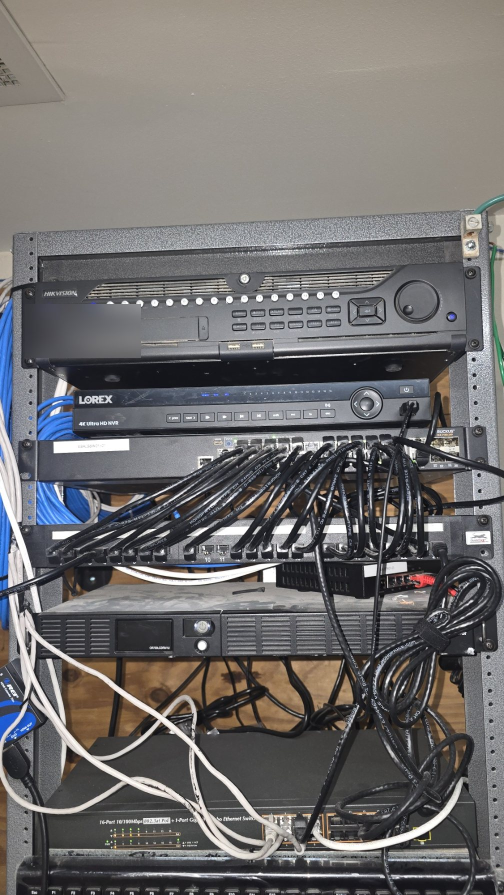
#> input picture _batch2_review/extracted/assets/images/work/nova-titan-commercial-nvr-poe-switch-rack-hikvision-lorex-west-texas-01.jpg, 1008 x 1790 px, found by its file name (shown at 1/2 size); its folder holds 4 pictures in this run
$ python redact3.py
#> lines starting #> are read from the running program, lines starting #| are printed output that depends on the picture
"""
Final precision pass — always re-read from ORIGINAL and apply ALL boxes at once.
Using verified position intel from the AI visual audit:
- NVR: ESALSBW01-01 is on LEFT side of Ruckus switch bezel (lower-center of image)
- FortiGate/Cisco: sticker is ON the white FortiGate unit body (middle of image)
- Cradlepoint x2: LUBWBB1 yellow sticker on TOP of black Cradlepoint unit
- Audio rack: ROWNW-USA on top of black fanless PC unit; paper on server below
"""
from PIL import Image, ImageDraw
import os

SRC = "/home/user/webapp/_batch2_review/extracted/assets/images/work"
OUT = "/home/user/webapp/_batch2_review/redacted"
os.makedirs(OUT, exist_ok=True)

REDACTIONS = {

    # NVR rack (1008x1790)
    # ESALSBW01-01 on LEFT side of Ruckus bezel, Ruckus is ~60-65% down the image
    # CyberPower / TRENDnet below that
    # Cover the Ruckus row AND the full lower quarter to catch anything below
    "nova-titan-commercial-nvr-poe-switch-rack-hikvision-lorex-west-texas-01": [
        (0,    0,  500,  200),   # Existing top-left faceplate mask (keep)
        (0,  850, 1008, 1100),   # Ruckus switch row — ESALSBW01-01 lives here
        (0, 1100, 1008, 1400),   # Lower bracket/cable area below Ruckus
    ],

    # FortiGate/Cisco rack (1600x2133)
    # Sticker on FortiGate body — FortiGate appears at ~30-55% height
    # Cover middle band + keep top-of-rack strip
    "nova-titan-fortinet-firewall-cisco-router-commercial-rack-01": [
        (0,    0, 1600,  200),   # Top of rack label strip
        (0,  400, 1600,  900),   # FortiGate device body where sticker sits
        (0,  900, 1200, 1100),   # Cisco 2800 row below
    ],

    # Dual Fortinet/Cradlepoint angle 1 (1386x1847)
    # Cradlepoint is the black unit BELOW the two white FortiGate units
    # Yellow LUBWBB1 sticker on TOP of Cradlepoint body
    # FortiGates appear to take up top ~50%, Cradlepoint in 50-75% range
    "nova-titan-dual-fortinet-firewalls-cradlepoint-wan-failover-01": [
        (0,    0, 1386,  200),   # Top rack label strip
        (0,  800, 1386, 1100),   # Cradlepoint unit area
        (0, 1100, 1386, 1300),   # Below Cradlepoint for any overflow
    ],

    # Cradlepoint angle 2 (1600x1200) — landscape
    # Cradlepoint is lower portion, LUBWBB1 label on top surface
    "nova-titan-cradlepoint-fortinet-wan-failover-rack-west-texas-01": [
        (0,    0,  700,  150),   # Top-left rack label
        (0,  550, 1600,  850),   # Cradlepoint unit — covers full width at mid-lower
        (0,  850, 1600, 1050),   # Below Cradlepoint
    ],

    # Audio/AV rack (1516x2021)
    # ROWNW-USA label on fanless PC at top; paper with "Confirmation Scripts" on server below
    # PC unit appears to be in upper portion ~0-25%
    # Server/paper appears in lower area
    "nova-titan-audio-network-rack-fortinet-fortiswitch-crown-amp-01": [
        (0,    0, 1516,  350),   # Full-width top — covers fanless PC and ROWNW-USA
        (0,  350,  900,  600),   # Left side of mid-section for any label overflow
        (0, 1100, 1516, 1500),   # Lower server area with paper/sticky note
        (0, 1500, 1516, 2021),   # Bottom strip
    ],
}

def redact(name, boxes):
    # Always start from ORIGINAL source to avoid stale cache issues
    src_path = os.path.join(SRC, f"{name}.jpg")
    out_path = os.path.join(OUT, f"{name}.jpg")

    img = Image.open(src_path).convert("RGB")
#> img is the input picture: PIL image 1008x1790 RGB; mean R, G, B 111.6, 109.5, 109.3
    w, h = img.size
#> w = 1008; h = 1790
    print(f"\n{name}  ({w}x{h})")
#| nova-titan-commercial-nvr-poe-switch-rack-hikvision-lorex-west-texas-01  (1008x1790)

    draw = ImageDraw.Draw(img)
    for box in boxes:
        l, t, r, b = max(0, box[0]), max(0, box[1]), min(w, box[2]), min(h, box[3])
        draw.rectangle([l, t, r, b], fill=(12, 12, 12))
        print(f"  Box: ({l},{t})->({r},{b})  size:{r-l}x{b-t}")

    img.save(out_path, "JPEG", quality=88, optimize=True)
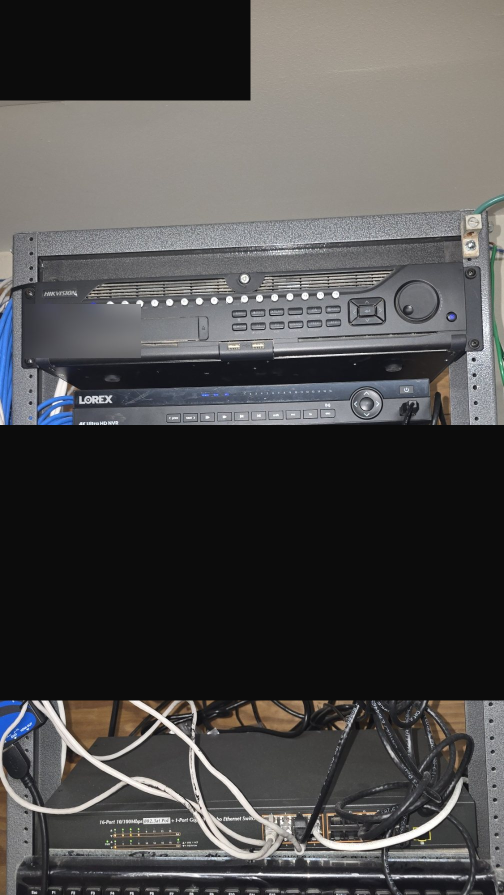
#> saved as nova-titan-commercial-nvr-poe-switch-rack-hikvision-lorex-west-texas-01.jpg: PIL image 1008x1790 RGB (shown at 1/2 size); mean R, G, B 76.9, 75.8, 75.3
    print(f"  -> {out_path}")

for name, boxes in REDACTIONS.items():
#> (the run stopped early here; a loop or call above may not have finished)
